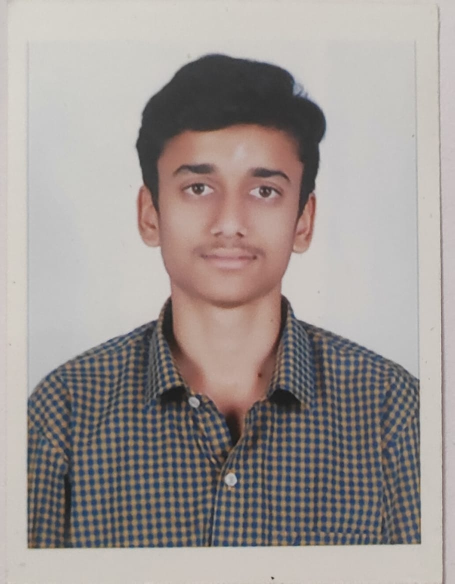
#> input picture WhatsApp Image 2024-07-31 at 3.11.33 PM.jpeg, 909 x 1167 px (shown at 1/2 size)
$ python -i app.py   (imports and definitions only)
#> lines starting #> are read from the running program, lines starting #| are printed output that depends on the picture
#> further down, picture is the input picture: shape (1167, 909, 3); mean B, G, R 149, 151.8, 159.2
import os
from flask import Flask, request, render_template, send_file
import cv2
import numpy as np
import io

# Initialize Flask app and set template & static folders
# [1 line not run here, left out]

# Function to process the image
def process_image(image):
    # Resize the image
    image_resized = cv2.resize(image, None, fx=0.5, fy=0.5)
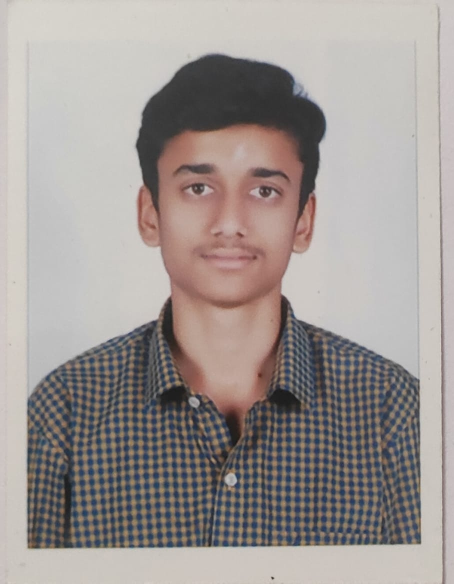
#> image_resized: shape (584, 454, 3); mean B, G, R 149.1, 151.9, 159.3

    # Remove impurities from the image
    image_cleared = cv2.medianBlur(image_resized, 3)
    image_cleared = cv2.medianBlur(image_cleared, 3)
    image_cleared = cv2.medianBlur(image_cleared, 3)
    image_cleared = cv2.edgePreservingFilter(image_cleared, sigma_s=5)
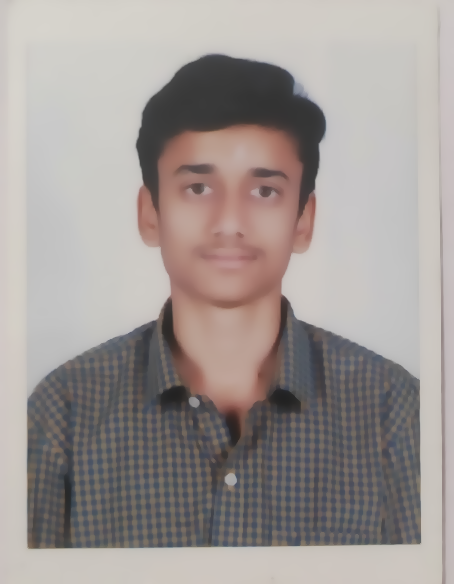
#> image_cleared: shape (584, 454, 3); mean B, G, R 149, 151.9, 159.2

    # Apply bilateral filtering
    image_filtered = cv2.bilateralFilter(image_cleared, 3, 10, 5)
    for i in range(2):
        image_filtered = cv2.bilateralFilter(image_filtered, 3, 20, 10)
    for i in range(3):
        image_filtered = cv2.bilateralFilter(image_filtered, 5, 30, 10)

    # Sharpen the image
    gaussian_mask = cv2.GaussianBlur(image_filtered, (7, 7), 2)
    image_sharp = cv2.addWeighted(image_filtered, 1.5, gaussian_mask, -0.5, 0)
    image_sharp = cv2.addWeighted(image_sharp, 1.4, gaussian_mask, -0.2, 10)
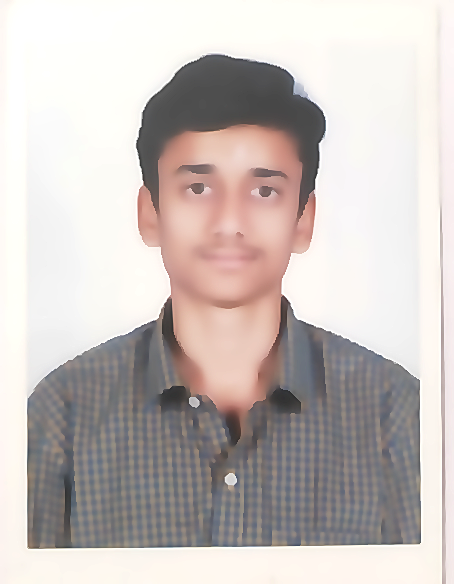
#> image_sharp: shape (584, 454, 3); mean B, G, R 188.8, 191.9, 200.2

    return image_sharp

# Route for home page
# [3 lines that did not run here, left out]

# Route to process the image
# [13 lines that did not run here, left out]

# Run the app
# [7 lines not run here, left out]

>>> import cv2
>>> picture = cv2.imread('WhatsApp Image 2024-07-31 at 3.11.33 PM.jpeg')
>>> result = process_image(picture)
